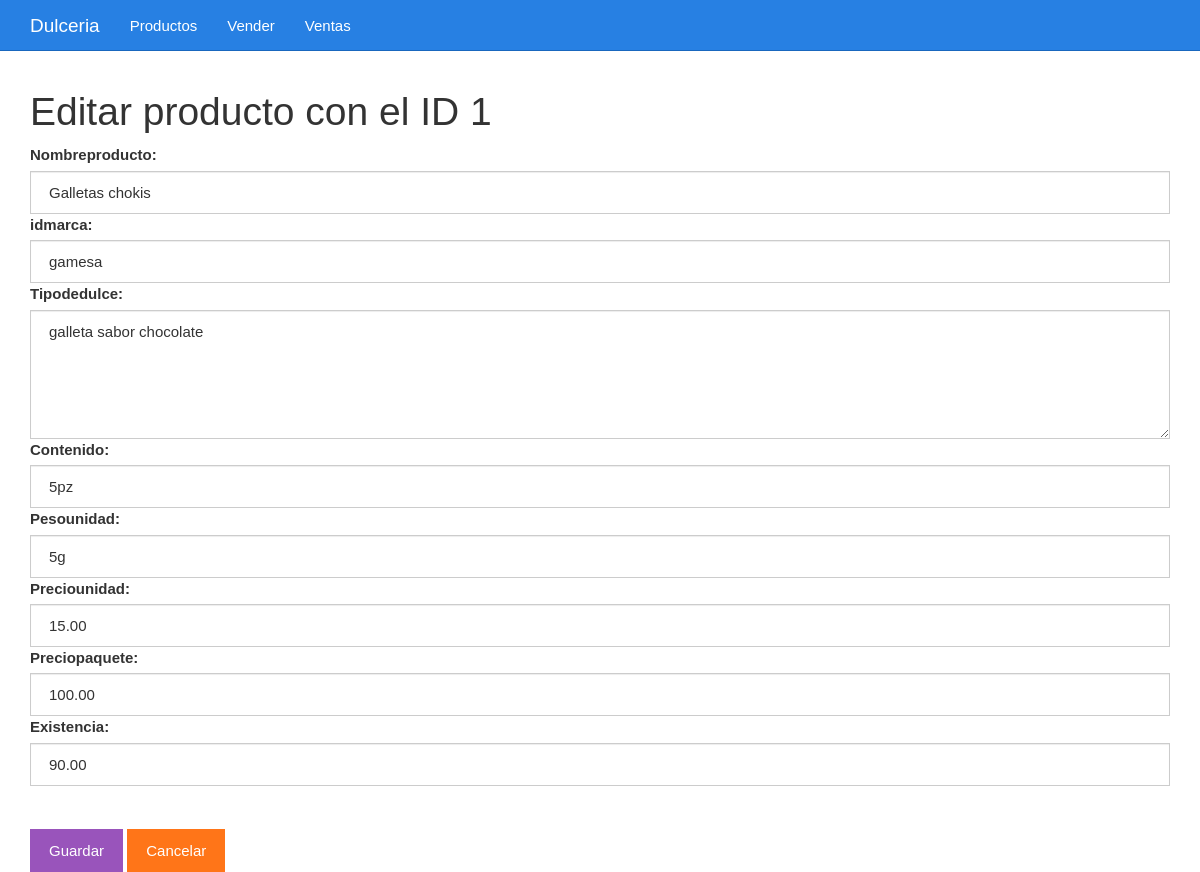
Screenshot of /editar.php?id=1 with the database file from the repository.
### tables this page shows
CREATE TABLE `productos` (
  `id` bigint(20) UNSIGNED NOT NULL,
  `Nombreproducto` varchar(255) NOT NULL,
  `idmarca` varchar(255) NOT NULL,
  `Tipodedulce` varchar(255) NOT NULL,
  `Contenido` varchar(255) NOT NULL,
  `Pesounidad` varchar(255) NOT NULL,
  `Preciounidad` decimal(5,2) NOT NULL,
  `Preciopaquete` decimal(5,2) NOT NULL,
  `existencia` decimal(5,2) NOT NULL
);

### editar.php (the view, shortened to what this page needs)
<?php
$id = $_GET["id"];
include_once "base_de_datos.php";
$sentencia = $base_de_datos->prepare("SELECT * FROM productos WHERE id = ?;");
$sentencia->execute([$id]);
$producto = $sentencia->fetch(PDO::FETCH_OBJ);
?>
<?php include_once "encabezado.php" ?>
	<div class="col-xs-12">
		<h1>Editar producto con el ID <?php echo $producto->id; ?></h1>
		<form method="post" action="guardarDatosEditados.php">
			<label for="Nombreproducto">Nombreproducto:</label>
			<input value="<?php echo $producto->Nombreproducto ?>" class="form-control" name="Nombreproducto" required type="text" id="Nombreproducto" placeholder="Escribe Nombre">
			<label for="idmarca">idmarca:</label>
			<input value="<?php echo $producto->idmarca ?>" class="form-control" name="idmarca" required type="text" id="idmarca" placeholder="idmarca">
			<label for="Tipodedulce">Tipodedulce:</label>
			<textarea required id="Tipodedulce" name="Tipodedulce" cols="30" rows="5" class="form-control"><?php echo $producto->Tipodedulce ?></textarea>
			<label for="Contenido">Contenido:</label>
			<input value="<?php echo $producto->Contenido ?>" class="form-control" name="Contenido" required type="text" id="Contenido" placeholder="Contenido">
			<label for="Pesounidad">Pesounidad:</label>
			<input value="<?php echo $producto->Pesounidad ?>" class="form-control" name="Pesounidad" required type="text" id="Pesounidad" placeholder="Peso unidad">
			<label for="Preciounidad">Preciounidad:</label>
			<input value="<?php echo $producto->Preciounidad ?>" class="form-control" name="Preciounidad" required type="number" id="Preciounidad" placeholder="Preciounidad">
			<label for="Preciopaquete">Preciopaquete:</label>
			<input value="<?php echo $producto->Preciopaquete ?>" class="form-control" name="Preciopaquete" required type="number" id="Preciopaquete" placeholder="Preciopaquete">
			<label for="existencia">Existencia:</label>
			<input value="<?php echo $producto->existencia ?>" class="form-control" name="existencia" required type="number" id="existencia" placeholder="Cantidad o existencia">
			<br><br><input class="btn btn-info" type="submit" value="Guardar">
			<a class="btn btn-warning" href="./listar.php">Cancelar</a>
		</form>
	</div>
<?php include_once "pie.php" ?>

### css/estilo.css (style rules this page uses)
body { padding-top: 70px; }

### rows the page displays
productos: id "1", Nombreproducto "Galletas chokis", idmarca "gamesa", Tipodedulce "galleta sabor chocolate", Contenido "5pz", Pesounidad "5g", Preciounidad "15.00", Preciopaquete "100.00", existencia "90.00"
